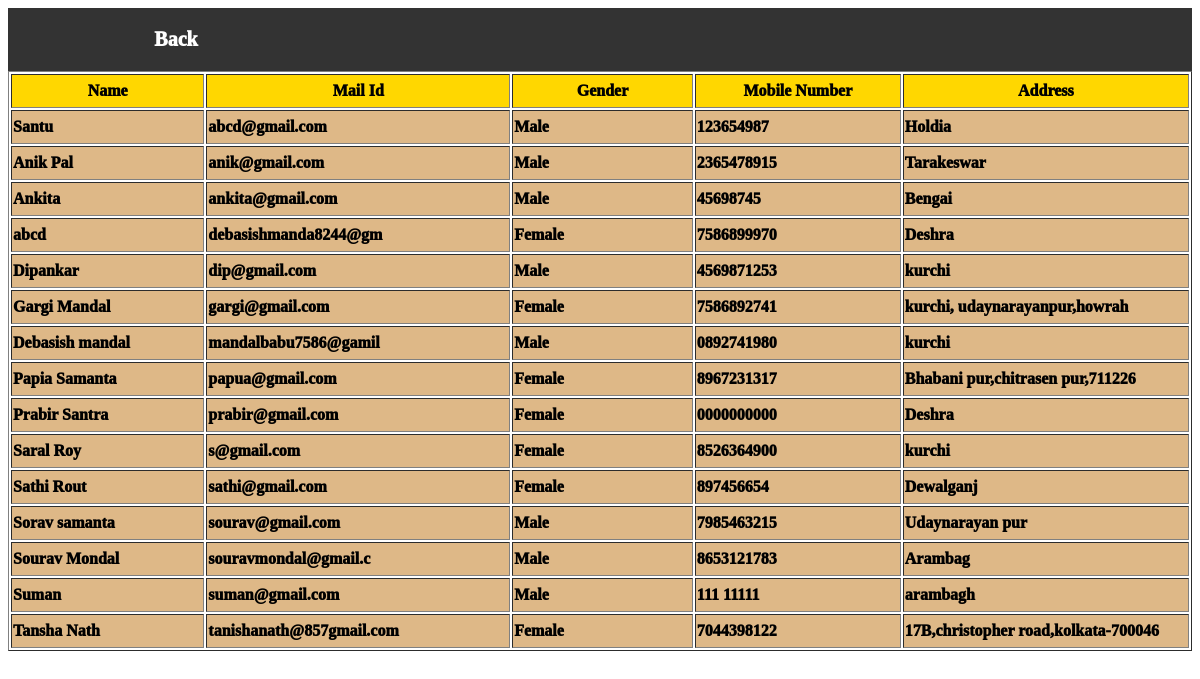
Page /travelar_display.php on the committed database.
### tables this page shows
CREATE TABLE `traveler` (
  `tname` text DEFAULT NULL,
  `tgender` text DEFAULT NULL,
  `tdob` varchar(10) DEFAULT NULL,
  `tmobile` varchar(10) NOT NULL,
  `taddress` varchar(100) DEFAULT NULL,
  `tmail` varchar(40) NOT NULL,
  `pwd` varchar(20) NOT NULL
);

### travelar_display.php (the view, shortened to what this page needs)
<!DOCTYPE html>
<html lang="en">
<head>
</head>
<body>
<nav class="nevigation">
             <a href="bokking_display.php">Back</a>
      </nav>
<?php
$con=mysqli_connect("localhost","root","","cab");
$result = mysqli_query($con,"SELECT * FROM traveler ");
echo "<table border='1'>
<tr>
<th>Name</th>
<th> Mail Id</th>
<th>Gender</th>
<th>Mobile Number</th>
<th>Address</th>
</tr>";
while($row = mysqli_fetch_array($result))
  {
  echo "<tr>";
  echo "<td>" . $row['tname'] . "</td>";
  echo "<td>" . $row['tmail'] . "</td>";
  echo "<td>" . $row['tgender'] . "</td>";
  echo "<td>" . $row['tmobile'] . "</td>";
  echo "<td>" . $row['taddress'] . "</td>";
  }
echo "</table>";
?>
</body>
</html>

### travelar_display.php (style rules this page uses)
* { font-weight: 1000; }
th,td { height:30px; width: 1150px; }
tr { background-color:gold; }
td { background-color:burlywood; }
nav a { padding: 20px; color: white; text-decoration: none; font-size: 20px; width: 25%; text-align: center; ; }
nav { display: flex; background-color: #333; width: 100%; overflow: auto; }

### rows in the picture
traveler: tname "Santu", tmail "abcd@gmail.com", tgender "Male", tmobile "123654987", taddress "Holdia"
traveler: tname "Anik Pal", tmail "anik@gmail.com", tgender "Male", tmobile "2365478915", taddress "Tarakeswar"
traveler: tname "Ankita", tmail "ankita@gmail.com", tgender "Male", tmobile "45698745", taddress "Bengai"
traveler: tname "abcd", tmail "debasishmanda8244@gm", tgender "Female", tmobile "7586899970", taddress "Deshra"
traveler: tname "Dipankar", tmail "dip@gmail.com", tgender "Male", tmobile "4569871253", taddress "kurchi"
traveler: tname "Gargi Mandal", tmail "gargi@gmail.com", tgender "Female", tmobile "7586892741", taddress "kurchi, udaynarayanpur,howrah"
traveler: tname "Debasish mandal", tmail "mandalbabu7586@gamil", tgender "Male", tmobile "0892741980", taddress "kurchi"
traveler: tname "Papia Samanta", tmail "papua@gmail.com", tgender "Female", tmobile "8967231317", taddress "Bhabani pur,chitrasen pur,711226"
traveler: tname "Prabir Santra", tmail "prabir@gmail.com", tgender "Female", tmobile "0000000000", taddress "Deshra"
traveler: tname "Saral Roy", tmail "s@gmail.com", tgender "Female", tmobile "8526364900", taddress "kurchi"
traveler: tname "Sathi Rout", tmail "sathi@gmail.com", tgender "Female", tmobile "897456654", taddress "Dewalganj"
traveler: tname "Sorav samanta", tmail "sourav@gmail.com", tgender "Male", tmobile "7985463215", taddress "Udaynarayan pur"
traveler: tname "Sourav Mondal", tmail "souravmondal@gmail.c", tgender "Male", tmobile "8653121783", taddress "Arambag"
traveler: tname "Suman", tmail "suman@gmail.com", tgender "Male", tmobile "111 11111", taddress "arambagh"
traveler: tname "Tansha Nath", tmail "tanishanath@857gmail.com", tgender "Female", tmobile "7044398122", taddress "17B,christopher road,kolkata-700046"
